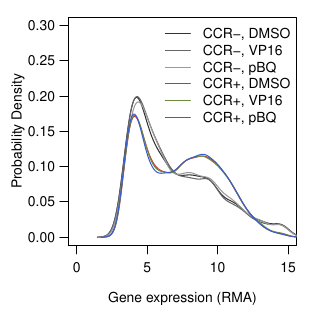

The script that saved this image:

############### Figure 4B

CEM_A = read.table("CEM_1A_3A_merged_CCR_CEL.txt",sep= "\t",row.names=1)
CEM_B = read.table("CEM_1B_3B_merged_CCR_CEL.txt",sep= "\t",row.names=1)
CEM_C = read.table("CEM_1C_3C_merged_CCR_CEL.txt",sep= "\t",row.names=1)

CCR_A = subset(CEM_A,CEM_A[,1]>0)
noCCR_A = subset(CEM_A,CEM_A[,1]==0)

CCR_B = subset(CEM_B,CEM_B[,1]>0)
noCCR_B = subset(CEM_B,CEM_B[,1]==0)


CCR_C = subset(CEM_C,CEM_C[,1]>0)
noCCR_C = subset(CEM_C,CEM_C[,1]==0)


type <- c(rep("DMSO_Y",nrow(CCR_A)),rep("DMSO_N",nrow(noCCR_A)),rep("VP16_Y",nrow(CCR_B)),rep("VP16_N",nrow(noCCR_B)),rep("pBQ_Y",nrow(CCR_C)),rep("pBQ_N",nrow(noCCR_C)))

sample <-c(CCR_A[,2],noCCR_A[,2],CCR_B[,2],noCCR_B[,2],CCR_C[,2],noCCR_C[,2])


data <- data.frame(sample,type)
names(data)=c("sample","type")
data$type <- factor(data$type, levels=unique(data$type))

pdf("Figure_4B.pdf",height = 8/2.54, width = 8/2.54,pointsize = 10)
par(cex =1, lwd = 1, mar = c(4,4,1,1) + 0.1, mgp = c(2.6, 0.8, 0),las=1)


plot(1,type = "n",xlab ="Gene expression (RMA)", ylab = "Probability Density",xlim = c(0,15), ylim = c(0,0.3))
ADJ = 1
lines(density((noCCR_A[,2]),adjust=ADJ),col = "gray20", lwd = 1)
lines(density((noCCR_B[,2]),adjust=ADJ),col = "gray40", lwd = 1)
lines(density((noCCR_C[,2]),adjust=ADJ),col = "gray60", lwd = 1)

lines(density((CCR_A[,2]),adjust=ADJ),col = "brown3", lwd = 1)
lines(density((CCR_B[,2]),adjust=ADJ),col = "darkolivegreen4", lwd = 1)
lines(density((CCR_C[,2]),adjust=ADJ),col = "royalblue3", lwd = 1)

legend("topright",legend = c("CCR-, DMSO","CCR-, VP16","CCR-, pBQ","CCR+, DMSO","CCR+, VP16","CCR+, pBQ"), lwd = 1,col=c("gray20","gray40","gray60","brown3","darkolivegreen4","royalblue3"),bty="n")
dev.off()
